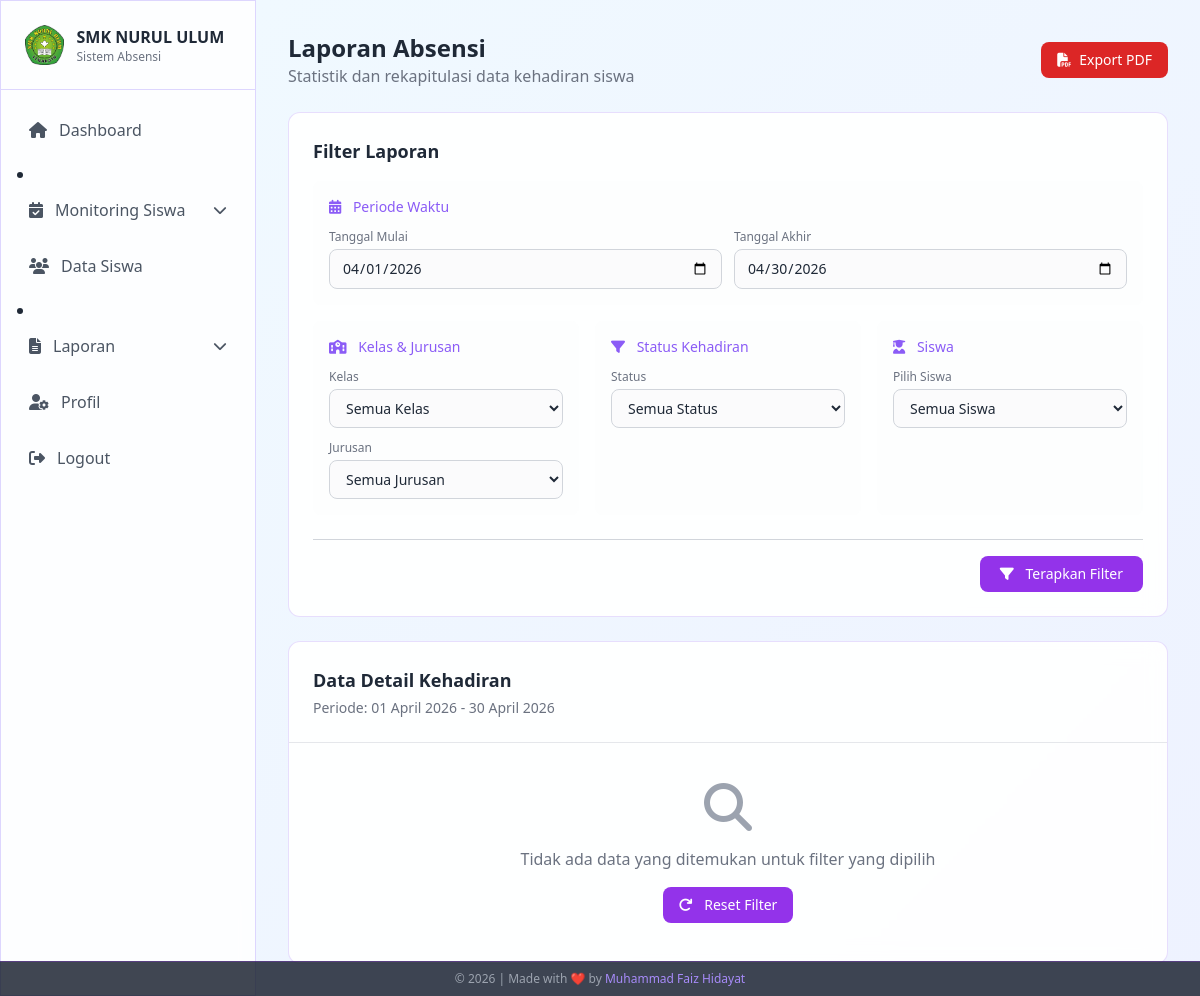
Page /admin/laporan/index.php (signed in) on the earlier database version.
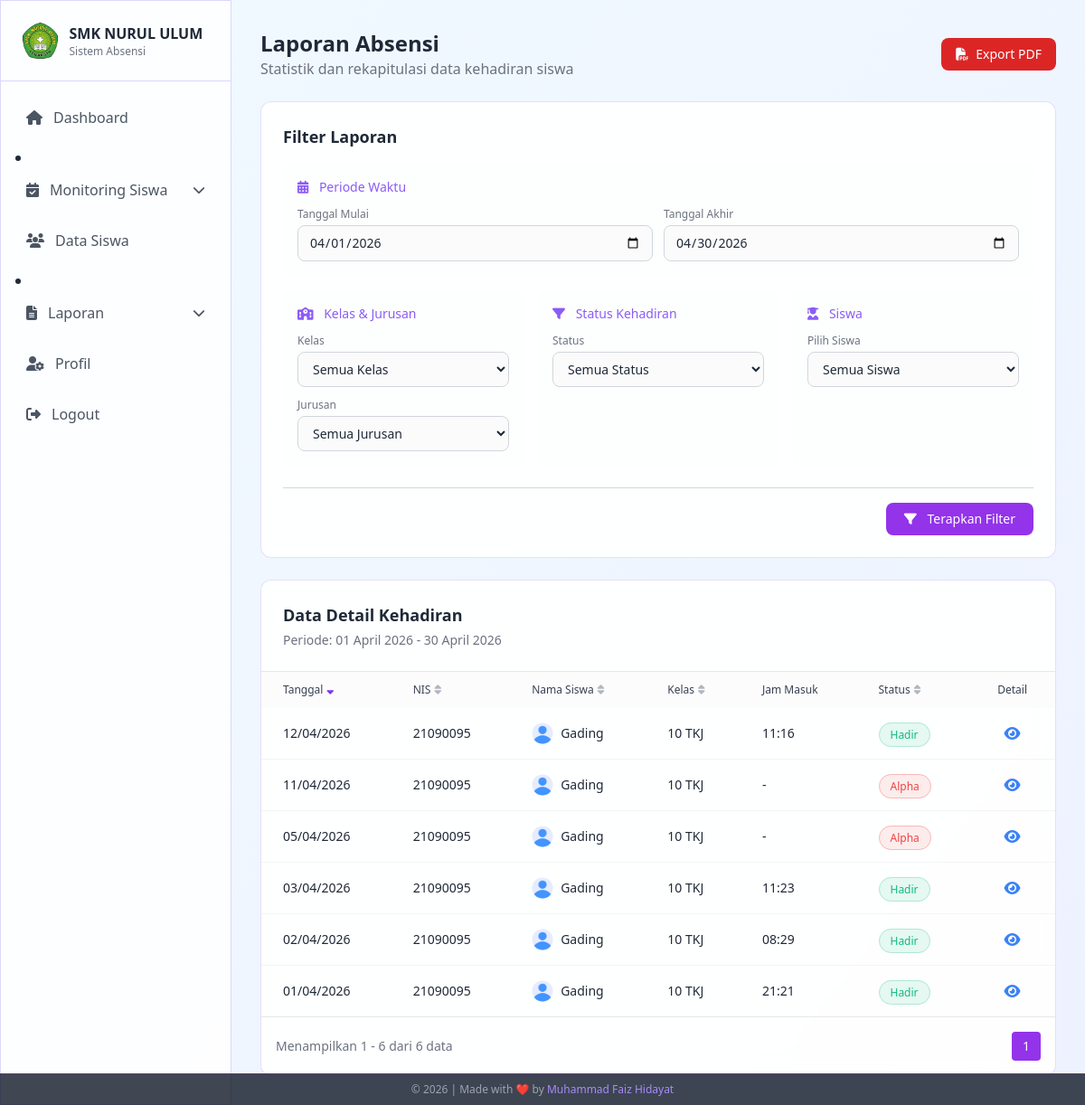
Same page on the later database version.
### tables this page shows
CREATE TABLE `absensi` (
  `id` int NOT NULL AUTO_INCREMENT,
  `siswa_id` int NOT NULL,
  `tanggal` date NOT NULL,
  `jam_masuk` time DEFAULT NULL,
  `status` enum('Hadir','Sakit','Izin','Terlambat','Alpha') NOT NULL,
  `keterangan` text,
  `bukti_file` varchar(255) DEFAULT NULL,
  `approval_status` enum('Pending','Approved','Rejected') DEFAULT 'Pending',
  `created_at` timestamp NOT NULL DEFAULT CURRENT_TIMESTAMP,
  `updated_at` timestamp NOT NULL DEFAULT CURRENT_TIMESTAMP ON UPDATE CURRENT_TIMESTAMP,
  PRIMARY KEY (`id`),
  KEY `siswa_id` (`siswa_id`),
  KEY `tanggal` (`tanggal`),
  CONSTRAINT `fk_absensi_siswa` FOREIGN KEY (`siswa_id`) REFERENCES `siswa` (`id`) ON DELETE CASCADE
);

CREATE TABLE `siswa` (
  `id` int NOT NULL AUTO_INCREMENT,
  `user_id` int DEFAULT NULL COMMENT 'FK ke tabel users',
  `nis` varchar(20) NOT NULL,
  `nama_lengkap` varchar(100) NOT NULL,
  `kelas` enum('10','11','12') NOT NULL,
  `jurusan` enum('TKJ','MP','AKL','TSM','TKR') NOT NULL,
  `email` varchar(100) NOT NULL,
  `password` varchar(255) NOT NULL,
  `foto_profil` varchar(255) DEFAULT 'assets/default/photo-profile.png',
  `created_at` timestamp NOT NULL DEFAULT CURRENT_TIMESTAMP,
  `updated_at` timestamp NOT NULL DEFAULT CURRENT_TIMESTAMP ON UPDATE CURRENT_TIMESTAMP,
  PRIMARY KEY (`id`),
  UNIQUE KEY `nis` (`nis`),
  UNIQUE KEY `email` (`email`),
  KEY `fk_siswa_user` (`user_id`),
  CONSTRAINT `fk_siswa_user` FOREIGN KEY (`user_id`) REFERENCES `users` (`id`) ON DELETE SET NULL
);

### admin/laporan/index.php (the view, shortened to what the rows shown need)
<?php
require_once '../../config/database.php';
$default_start_date = date('Y-m-01');
$default_end_date = date('Y-m-t');
$start_date = $_GET['start_date'] ?? $default_start_date;
$end_date = $_GET['end_date'] ?? $default_end_date;
$page          = isset($_GET['page']) ? (int) $_GET['page'] : 1;
$items_per_page = 20;
$offset        = ($page - 1) * $items_per_page;
$sort_column = $_GET['sort'] ?? 'tanggal';
$sort_order  = $_GET['order'] ?? 'DESC';
$valid_columns = ['tanggal', 'nama_lengkap', 'nis', 'kelas', 'jurusan', 'status'];
$sort_column   = in_array($sort_column, $valid_columns) ? $sort_column : 'tanggal';
$sort_prefix = in_array($sort_column, ['tanggal', 'status']) ? 'a.' : 's.';
$detail_sql = "SELECT a.id, a.tanggal, a.jam_masuk, a.status, a.approval_status,
               s.id as siswa_id, s.nama_lengkap, s.nis, s.kelas, s.jurusan, s.foto_profil
               FROM absensi a
               JOIN siswa s ON a.siswa_id = s.id
               WHERE a.tanggal BETWEEN :start_date AND :end_date
               AND a.approval_status = 'Approved'";
$detail_params = [
    'start_date' => $start_date,
    'end_date'   => $end_date
];
$detail_sql .= " ORDER BY " . $sort_prefix . $sort_column . " " . ($sort_order === 'ASC' ? 'ASC' : 'DESC');
$detail_sql .= " LIMIT :offset, :limit";
$detail_stmt = $conn->prepare($detail_sql);
foreach ($detail_params as $key => $value) {
    $detail_stmt->bindValue(':' . $key, $value);
}
$detail_stmt->bindValue(':offset', (int) $offset, PDO::PARAM_INT);
$detail_stmt->bindValue(':limit', (int) $items_per_page, PDO::PARAM_INT);
$detail_stmt->execute();
$detail_records = $detail_stmt->fetchAll(PDO::FETCH_ASSOC);
function buildUrl($page = null, $sort = null, $order = null)
{
    $params = $_GET;
    if ($page !== null) $params['page'] = $page;
    if ($sort !== null) $params['sort'] = $sort;
    if ($order !== null) $params['order'] = $order;
    return '?' . http_build_query($params);
}
function getSortIcon($column, $current_sort, $current_order)
{
    if ($column !== $current_sort) {
        return '<i class="fas fa-sort text-gray-500 opacity-50"></i>';
    }
    return $current_order === 'ASC'
        ? '<i class="fas fa-sort-up text-violet-600"></i>'
        : '<i class="fas fa-sort-down text-violet-600"></i>';
}
?>
<!DOCTYPE html>
<html lang="en">
<head>
    <script src="https://cdn.tailwindcss.com"></script>
    <link rel="stylesheet" href="https://cdnjs.cloudflare.com/ajax/libs/font-awesome/6.4.2/css/all.min.css">
</head>
<body class="min-h-screen text-gray-800 bg-fixed">
    <aside id="sidebar"
        class="fixed top-0 left-0 h-screen w-64 glass-effect border-r border-violet-200 z-50 sidebar-transition -translate-x-full lg:translate-x-0">
        <div class="flex items-center justify-between p-4 lg:p-6 border-b border-violet-200">
            <div class="flex items-center gap-3">
                <div>
                    <h1 class="font-semibold text-sm lg:text-base text-gray-800">SMK NURUL ULUM</h1>
                </div>
            </div>
        </div>
    </aside>
    <main class="lg:ml-64 min-h-screen bg-gradient-to-br from-sky-50 to-indigo-50 transition-all duration-300">
        <div class="p-4 lg:p-8">
            <div class="max-w-7xl mx-auto">
                <header class="flex flex-wrap justify-between items-center mb-6 gap-4">
                    <div>
                        <h1 class="text-xl md:text-2xl font-bold">Laporan Absensi</h1>
                    </div>
                </header>
                <div class="glass-effect rounded-xl overflow-hidden">
                    <?php if (count($detail_records) > 0): ?>
                        <div class="overflow-x-auto table-container">
                            <table class="w-full">
                                <thead>
                                    <tr class="bg-gray-50/50 text-gray-700 text-left">
                                        <th class="px-6 py-3 text-xs font-medium">
                                            <a href="<?= buildUrl(null, 'tanggal', $sort_column == 'tanggal' && $sort_order == 'ASC' ? 'DESC' : 'ASC') ?>"
                                                class="flex items-center gap-1 hover:text-gray-800">
                                                Tanggal <?= getSortIcon('tanggal', $sort_column, $sort_order) ?>
                                            </a>
                                        </th>
                                        <th class="px-6 py-3 text-xs font-medium">
                                            <a href="<?= buildUrl(null, 'nis', $sort_column == 'nis' && $sort_order == 'ASC' ? 'DESC' : 'ASC') ?>"
                                                class="flex items-center gap-1 hover:text-gray-800">
                                                NIS <?= getSortIcon('nis', $sort_column, $sort_order) ?>
                                            </a>
                                        </th>
                                        <th class="px-6 py-3 text-xs font-medium">
                                            <a href="<?= buildUrl(null, 'nama_lengkap', $sort_column == 'nama_lengkap' && $sort_order == 'ASC' ? 'DESC' : 'ASC') ?>"
                                                class="flex items-center gap-1 hover:text-gray-800">
                                                Nama Siswa <?= getSortIcon('nama_lengkap', $sort_column, $sort_order) ?>
                                            </a>
                                        </th>
                                        <th class="px-6 py-3 text-xs font-medium">
                                            <a href="<?= buildUrl(null, 'kelas', $sort_column == 'kelas' && $sort_order == 'ASC' ? 'DESC' : 'ASC') ?>"
                                                class="flex items-center gap-1 hover:text-gray-800">
                                                Kelas <?= getSortIcon('kelas', $sort_column, $sort_order) ?>
                                            </a>
                                        </th>
                                        <th class="px-6 py-3 text-xs font-medium">Jam Masuk</th>
                                        <th class="px-6 py-3 text-xs font-medium">
                                            <a href="<?= buildUrl(null, 'status', $sort_column == 'status' && $sort_order == 'ASC' ? 'DESC' : 'ASC') ?>"
                                                class="flex items-center gap-1 hover:text-gray-800">
                                                Status <?= getSortIcon('status', $sort_column, $sort_order) ?>
                                            </a>
                                        </th>
                                        <th class="px-6 py-3 text-xs font-medium text-center">Detail</th>
                                    </tr>
                                </thead>
                                <tbody class="divide-y divide-gray-100">
                                    <?php foreach ($detail_records as $data): ?>
                                        <tr class="hover:bg-purple-50/30 transition-colors">
                                            <td class="px-6 py-4 text-sm">
                                                <?= date('d/m/Y', strtotime($data['tanggal'])) ?>
                                            </td>
                                            <td class="px-6 py-4 text-sm"><?= htmlspecialchars($data['nis']) ?></td>
                                            <td class="px-6 py-4 text-sm">
                                                <div class="flex items-center">
                                                    <img src="../../<?= $data['foto_profil'] ?: 'assets/default/avatar.png' ?>"
                                                        class="w-6 h-6 rounded-full mr-2 object-cover hidden sm:block"
                                                        alt="Profile">
                                                    <?= htmlspecialchars($data['nama_lengkap']) ?>
                                                </div>
                                            </td>
                                            <td class="px-6 py-4 text-sm">
                                                <?= htmlspecialchars($data['kelas']) ?> <?= htmlspecialchars($data['jurusan']) ?>
                                            </td>
                                            <td class="px-6 py-4 text-sm">
                                                <?= (!empty($data['jam_masuk']) && $data['jam_masuk'] !== '00:00:00')
                                                    ? date('H:i', strtotime($data['jam_masuk']))
                                                    : '-' ?>
                                            </td>
                                            <td class="px-6 py-4">
                                                <span class="px-3 py-1 rounded-full text-xs status-<?= strtolower($data['status']) ?>">
                                                    <?= htmlspecialchars($data['status']) ?>
                                                </span>
                                            </td>
                                            <td class="px-6 py-4 text-center">
                                                <a href="../absensi/detail.php?id=<?= $data['id'] ?>"
                                                    class="text-blue-500 hover:text-blue-700">
                                                    <i class="fas fa-eye"></i>
                                                </a>
                                            </td>
                                        </tr>
                                    <?php endforeach; ?>
                                </tbody>
                            </table>
                        </div>
                    <?php endif; ?>
                </div>
            </div>
        </div>
    </main>
</body>
</html>

Differences in the rows shown:
added absensi: tanggal "12/04/2026", siswa.nis "21090095", siswa.foto_profil (picture), siswa.nama_lengkap "Gading", siswa.kelas "10", siswa.jurusan "TKJ", jam_masuk "11:16", status "Hadir"
added absensi: tanggal "11/04/2026", siswa.nis "21090095", siswa.foto_profil (picture), siswa.nama_lengkap "Gading", siswa.kelas "10", siswa.jurusan "TKJ", status "Alpha"
added absensi: tanggal "05/04/2026", siswa.nis "21090095", siswa.foto_profil (picture), siswa.nama_lengkap "Gading", siswa.kelas "10", siswa.jurusan "TKJ", status "Alpha"
added absensi: tanggal "03/04/2026", siswa.nis "21090095", siswa.foto_profil (picture), siswa.nama_lengkap "Gading", siswa.kelas "10", siswa.jurusan "TKJ", jam_masuk "11:23", status "Hadir"
added absensi: tanggal "02/04/2026", siswa.nis "21090095", siswa.foto_profil (picture), siswa.nama_lengkap "Gading", siswa.kelas "10", siswa.jurusan "TKJ", jam_masuk "08:29", status "Hadir"
added absensi: tanggal "01/04/2026", siswa.nis "21090095", siswa.foto_profil (picture), siswa.nama_lengkap "Gading", siswa.kelas "10", siswa.jurusan "TKJ", jam_masuk "21:21", status "Hadir"
Other differences:
min($offset + 1, $total_detail_items): (not shown) → "1"
min($offset + $items_per_page, $total_detail_items): (not shown) → "6"
$total_detail_items: (not shown) → "6"
text no longer shown: "Tidak ada data yang ditemukan untuk filter yang dipilih Reset Filter"
text now shown: "Tanggal NIS Nama Siswa Kelas Jam Masuk Status Detail Menampilkan - dari data"
new list line: "1"
